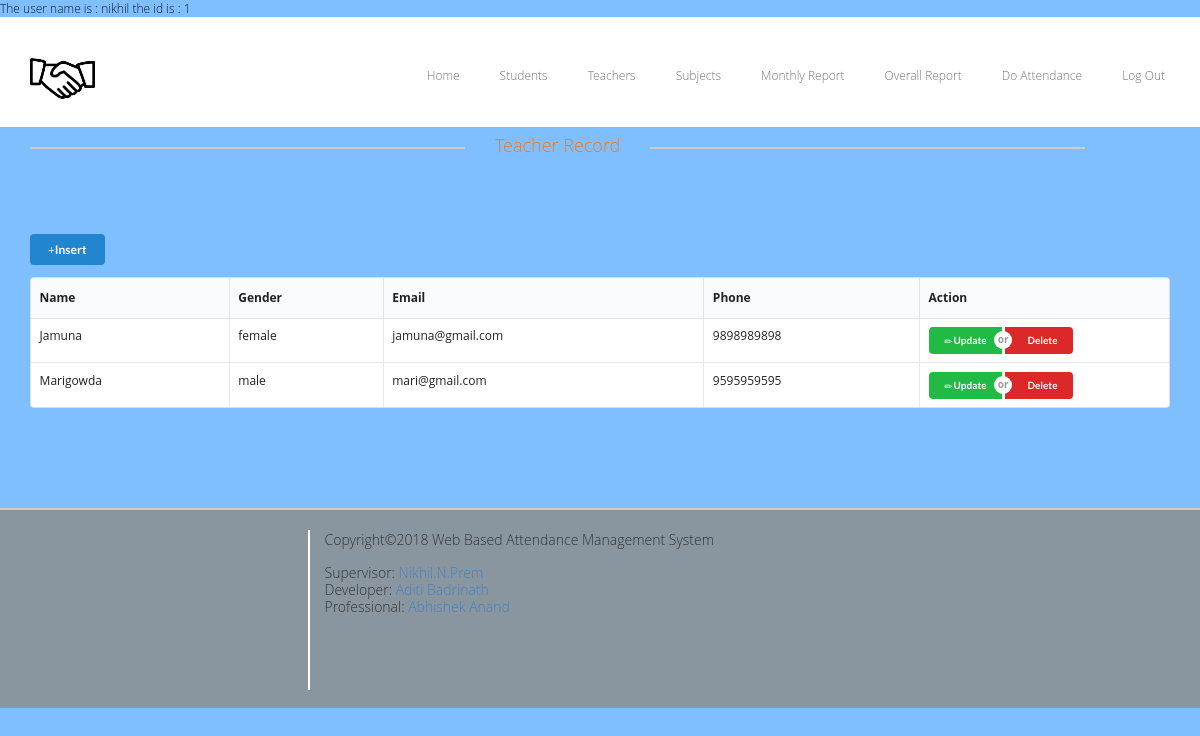
The app's page /teacher.php (signed in) with its own data.
### tables this page shows
CREATE TABLE IF NOT EXISTS `teacher_table` (
  `teacher_id` int(20) NOT NULL AUTO_INCREMENT,
  `teacher_name` varchar(30) NOT NULL,
  `gender` varchar(10) NOT NULL,
  `email` varchar(20) NOT NULL,
  `phone` varchar(10) NOT NULL,
  PRIMARY KEY (`teacher_id`)
);

### includes/functions.php (called while the page is built, shortened)
  <?php
    Class db{
function get_all_teacher($conn,$table,$limit){
       try {
			$query = "SELECT * FROM {$table} ORDER BY  teacher_id LIMIT {$limit}";
				$stmt = $conn->prepare( $query );
				$stmt->execute();
				return $stmt->fetchAll();
		} catch (Exception $e) {
			return "ERROR". $e->getMessage();
		}
      }
	}

### teacher.php (the view, shortened to what this page needs)
<?php
if(isset($_SESSION['id'])){
    $username=($_SESSION['username']);
    $userId=($_SESSION['id']);
    echo "The user name is : $username" ;
    echo "\n the id is : $userId";
    }
    else{
        header("Location:login.php");
    }
if($userId=='1'){
    include "includes/header.php";
}
elseif($userId=='2'){
    include "includes/header2.php";
}
else{
    include "includes/header3.php";
}
?>
  <?php $db = new db(); ?>
<div class="container">
              <div class="row">
                    <div class="templatemo-line-header" style="margin-top: 0px;" >
                        <div class="text-center">
                            <hr class="team_hr team_hr_left hr_gray"/><span class="span_blog txt_darkgrey txt_orange">Teacher Record</span>
                            <hr class="team_hr team_hr_right hr_gray" />
                        </div>
                    </div>
                </div>
               <p><a href="teacher_entry.php" class="ui blue tiny button "><i class="glyphicon glyphicon-plus"> </i>Insert</a></p>
                <div class="table-responsive">
                 <table class="ui celled table table table-hover">
                  <thead>
                    <tr>
                      <th>Name</th>
                      <th>Gender</th>
                      <th>Email</th>
                      <th>Phone</th>
                      <th>Action</th>
                    </tr>
                  </thead>
     <tbody>
          <?php
            $veiw = $db->get_all_teacher($conn,'teacher_table',10);
            foreach ($veiw as $post) {
          echo '<tr>';
            echo '<td>'. $post['teacher_name'] . '</td>';
            echo '<td>'. $post['gender'] . '</td>';
            echo '<td>'. $post['email'] . '</td>';
            echo '<td>'. $post['phone'] . '</td>';
            echo '<td width=250>';
            echo "<div class='ui mini buttons'>";
            echo '<a class="ui mini positive button" href="teacher_update.php?teacher_id='.$post['teacher_id'].'"> <i class="glyphicon glyphicon-pencil"></i>Update</a>';
            echo "<div class='or'></div>";
            echo '<a class="ui mini red button" href="teacher.php?teacher_id='.$post['teacher_id'].'"><i class="glyphicon glyphicon-remove"> </i>Delete</a>';
            echo "</div>";
            echo '</td>';
           echo '</tr>';
            }
           ?>
      </tbody>
            </table>
            </div>
            </div>
<?php include "includes/footer.php"; ?>

### css/templatemo_style.css (style rules this page uses)
body, html { overflow-x:hidden; }
body { background-color: #ffffff; font-family: 'Open Sans', Arial, Helvetice Neue, sans-serif; font-size: 12px; font-weight: 300; font-style: normal; -webkit-font-smoothing: antialiased; -webkit-text-size-adjust: 100%; }
h1, h2, h3, h4, h5, h6, span, p { font-family: 'Open Sans', Arial, Helvetice Neue, sans-serif; }
.team_hr { border: 1px solid #fff; width: 39.5%; float: left; }
.team_hr_left { margin-right: 30px; margin-left: 15px; }
.team_hr_right { margin-left: 30px; }
.hr_gray { border: 1px solid #cccccc; }
.templatemo-line-header { margin-top:100px; margin-bottom:80px; }
.txt_darkgrey { color: #333333; }
.txt_orange { color: #e67e22; }
.templatemo-line-header span { font-size: 18px; float :left; margin-top: 10px; }
.span_blog { margin-bottom: 80px; }
@media (min-width:991px) and (max-width: 1200px) { .team_hr { width: 37%; } }

### records on screen
teacher_table: teacher_name "Jamuna", gender "female", email "jamuna@gmail.com", phone "9898989898"
teacher_table: teacher_name "Marigowda", gender "male", email "mari@gmail.com", phone "9595959595"

### other values on screen
$username "nikhil"
$userId "1"
